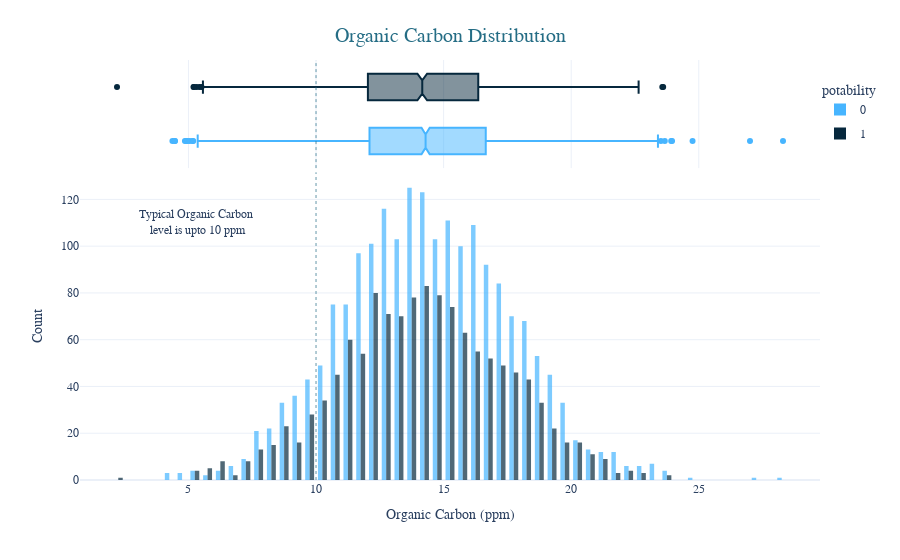

Source (notebook cell):
### Code cell
fig = px.histogram(df,x='organic_carbon',y=Counter(df['organic_carbon']),color='potability',template='plotly_white',
                  marginal='box',opacity=0.7,nbins=100,color_discrete_sequence=[colors[1],colors[3]],
                  barmode='group',histfunc='count')

fig.add_vline(x=10, line_width=1, line_color=colors[2],line_dash='dot',opacity=0.7)

fig.add_annotation(text='Typical Organic Carbon<br> level is upto 10 ppm',x=5.3,y=110,showarrow=False)

fig.update_layout(
    font_family='monospace',
    title=dict(text='Organic Carbon Distribution',x=0.5,y=0.95,
               font=dict(color=colors[2],size=20)),
    xaxis_title_text='Organic Carbon (ppm)',
    yaxis_title_text='Count',
    legend=dict(x=1,y=0.96,bordercolor=colors[1],borderwidth=0,tracegroupgap=5),
    bargap=0.3,
)
fig.show()

### Figure 1 — Plotly figure (JSON) as saved in the notebook; plotly's stock layout.template omitted (floating-point values rounded to 4 significant figures; data arrays with more than 128 entries replaced by an {"elided": "..."} marker saying what was removed)
{"data": [{"alignmentgroup": "True", "bingroup": "x", "histfunc": "count", "hovertemplate": "potability=0<br>organic_carbon=%{x}<br>count=%{y}<extra></extra>", "legendgroup": "0", "marker": {"color": "#47B5FF", "opacity": 0.7, "pattern": {"shape": ""}}, "name": "0", "nbinsx": 100, "offsetgroup": "0", "orientation": "v", "showlegend": true, "type": "histogram", "x": {"elided": "1998 float values"}, "xaxis": "x", "y": {"elided": "1998 int values"}, "yaxis": "y"}, {"alignmentgroup": "True", "hovertemplate": "potability=0<br>organic_carbon=%{x}<extra></extra>", "legendgroup": "0", "marker": {"color": "#47B5FF"}, "name": "0", "notched": true, "offsetgroup": "0", "showlegend": false, "type": "box", "x": {"elided": "1998 float values"}, "xaxis": "x2", "yaxis": "y2"}, {"alignmentgroup": "True", "bingroup": "x", "histfunc": "count", "hovertemplate": "potability=1<br>organic_carbon=%{x}<br>count=%{y}<extra></extra>", "legendgroup": "1", "marker": {"color": "#06283D", "opacity": 0.7, "pattern": {"shape": ""}}, "name": "1", "nbinsx": 100, "offsetgroup": "1", "orientation": "v", "showlegend": true, "type": "histogram", "x": {"elided": "1278 float values"}, "xaxis": "x", "y": {"elided": "1278 int values"}, "yaxis": "y"}, {"alignmentgroup": "True", "hovertemplate": "potability=1<br>organic_carbon=%{x}<extra></extra>", "legendgroup": "1", "marker": {"color": "#06283D"}, "name": "1", "notched": true, "offsetgroup": "1", "showlegend": false, "type": "box", "x": {"elided": "1278 float values"}, "xaxis": "x2", "yaxis": "y2"}], "layout": {"annotations": [{"showarrow": false, "text": "Typical Organic Carbon<br> level is upto 10 ppm", "x": 5.3, "y": 110}], "bargap": 0.3, "barmode": "group", "font": {"family": "monospace"}, "legend": {"bordercolor": "#47B5FF", "borderwidth": 0, "title": {"text": "potability"}, "tracegroupgap": 5, "x": 1, "y": 0.96}, "margin": {"t": 60}, "shapes": [{"line": {"color": "#256D85", "dash": "dot", "width": 1}, "opacity": 0.7, "type": "line", "x0": 10, "x1": 10, "xref": "x", "y0": 0, "y1": 1, "yref": "y domain"}, {"line": {"color": "#256D85", "dash": "dot", "width": 1}, "opacity": 0.7, "type": "line", "x0": 10, "x1": 10, "xref": "x2", "y0": 0, "y1": 1, "yref": "y2 domain"}], "title": {"font": {"color": "#256D85", "size": 20}, "text": "Organic Carbon Distribution", "x": 0.5, "y": 0.95}, "xaxis": {"anchor": "y", "domain": [0, 1], "title": {"text": "Organic Carbon (ppm)"}}, "xaxis2": {"anchor": "y2", "domain": [0, 1], "matches": "x", "showgrid": true, "showticklabels": false}, "yaxis": {"anchor": "x", "domain": [0, 0.7326], "title": {"text": "Count"}}, "yaxis2": {"anchor": "x2", "domain": [0.7426, 1], "matches": "y2", "showgrid": false, "showline": false, "showticklabels": false, "ticks": ""}}}
